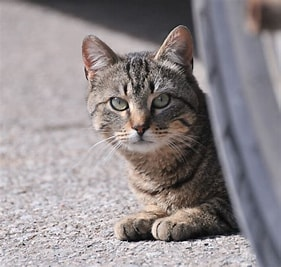
#> input picture test_images/cat.jpeg, 281 x 267 px
$ python -i pique.py   (imports and definitions only)
#> lines starting #> are read from the running program, lines starting #| are printed output that depends on the picture
import numpy as np
import scipy.signal as signal
from skimage.color import rgb2gray

def pique(img):
    '''
    Reference Paper of PIQUE Metric: https://ieeexplore.ieee.org/document/7084843

    '''

    # # import cv2
    # # import collections
    # # from itertools import chain
    # import numpy as np
    # import scipy.signal as signal
    # from skimage.color import rgb2gray
    # # import scipy.ndimage.filters as filters
    # # import scipy.special as special
    # # import scipy.optimize as optimize
    # # import skimage.io
    # # import os


    ### MSCN/NSS Image:

    def grayscale(original_image):
        image = np.array(original_image)
        if len(image.shape) == 3 and image.shape[2] == 4:
            image = image[:, :, :3]
        return rgb2gray(image)

    def normalize_kernel(kernel):
        return kernel / np.sum(kernel)

    def gaussian_kernel2d(n, sigma):
        Y, X = np.indices((n, n)) - int(n / 2)
        gaussian_kernel = 1 / (2 * np.pi * sigma ** 2) * np.exp(-(X ** 2 + Y ** 2) / (2 * sigma ** 2))
        return normalize_kernel(gaussian_kernel)

    def local_mean(image, kernel):
        return signal.convolve2d(image, kernel, 'same')

    def local_deviation(image, img_mean, kernel):
        "Vectorized approximation of local deviation"
        sigma = image ** 2
        sigma = signal.convolve2d(sigma, kernel, 'same')
        return np.sqrt(np.abs(img_mean ** 2 - sigma))

    def calculate_mscn_coefficients(image, kernel_size=6, sigma=7 / 6):
        if len(image.shape) == 3:
            image = grayscale(image)
        C = 1 / 255
        kernel = gaussian_kernel2d(kernel_size, sigma=sigma)
        mean = local_mean(image, kernel)
        var = local_deviation(image, mean, kernel)
        return (image - mean) / (var + C)

    mscn_img = calculate_mscn_coefficients(img)

    ### Determining if a block in the MSCN image is spatially active:

    def block_extract(mscn):
        # obtaining number of rows and columns in the input mscn image
        mscn_shape = np.shape(mscn)
        mscn_rows = mscn_shape[0]
        mscn_cols = mscn_shape[1]

        # setting block size to be 16 by 16 pixels
        block_size = 16

        # obtaining number of blocks extracted along each row of the mscn image
        num_blocks_row = np.round(mscn_rows/block_size,0)
        if  num_blocks_row > mscn_rows/block_size:
            num_blocks_row = num_blocks_row - 1

        # obtaining number of blocks extracted along each column of the mscn image
        num_blocks_col = np.round(mscn_cols/block_size,0)
        if  num_blocks_col > mscn_cols/block_size:
            num_blocks_col = num_blocks_col - 1

        # cropping mscn image to make sure the shape allows for an interger number of blocks to be extracted
        end_row = int(num_blocks_row*block_size)
        end_col = int(num_blocks_col*block_size)
        mscn_new = mscn[0:end_row,0:end_col]
        mscn_new = np.array(mscn_new)

        # extracting the blocks from the mscn image
        M = block_size
        N = block_size
        blocks = [mscn_new[x:x+M,y:y+N] for x in range(0,mscn_new.shape[0],M) for y in range(0,mscn_new.shape[1],N)]
        return blocks

    def extract_spatially_active_blocks(blocks):
        # spatially_active_index = []
        spatially_active_blocks = []
        for i in range(len(blocks)):
            if np.var((blocks[i]).flatten()) >= 0.1:
                spatially_active_blocks.append(blocks[i])

        return spatially_active_blocks

    ### Noticable Distortion Criterion:

    def noticable_distortion_criterion(spatially_active_blocks,block_size=16):
        ndc_true = []
        distortion_appended = False
        segment_length = 6
        segment_range = (block_size - segment_length) + 1

        # Assess each spatially active block for a given image
        for i in range(len(spatially_active_blocks)):
            block = spatially_active_blocks[i]
            # extract edges of each block
            L1 = block[0,:] # first row
            L2 = block[:,-1] # last column
            L3 = block[-1,:] # last row
            L4 = block[:,0] # first column

            # evaluate segemnts of each edge for each block to detect noticable distortion
            for j in range(segment_range):
                sd_L1 = np.sqrt(np.var(L1[(0+j):(6+j)]))
                sd_L2 = np.sqrt(np.var(L2[(0+j):(6+j)]))
                sd_L3 = np.sqrt(np.var(L3[(0+j):(6+j)]))
                sd_L4 = np.sqrt(np.var(L4[(0+j):(6+j)]))

                # if distortion is detected append 1 to the list: ndc_true
                if (sd_L1 < 0.1) or (sd_L2 < 0.1) or (sd_L3 < 0.1) or (sd_L4 < 0.1):
                    ndc_true.append(1)
                    distortion_appended = True
                    break
                else:
                    continue
            # If no distortion is found for a block - append 0 to the list: ndc_true
            if distortion_appended == False:
                ndc_true.append(0)
            distortion_appended = False

        return ndc_true

    ### Noise Criterion:

    def noise_criterion(spatially_active_blocks):
        nc_true = []
        # distortion_appended = False
        # segment_length = 6
        # segment_range = (block_size - segment_length) + 1

        # Assess each spatially active block for a given image
        for i in range(len(spatially_active_blocks)):
            block = spatially_active_blocks[i]
            centre = (block[:,7:9]).flatten()
            surrounding = (np.concatenate((block[:,0:7],block[:,9:16]),axis=1)).flatten()
            block_flat = block.flatten()

            sd_block = np.sqrt(np.var(block_flat))
            sd_centre = np.sqrt(np.var(centre))
            sd_surrounding = np.sqrt(np.var(surrounding))

            beta = np.absolute((sd_centre/sd_surrounding)-sd_block)/np.maximum((sd_centre/sd_surrounding),sd_block)

            if sd_block > beta:
                nc_true.append(1)
            elif sd_block <= beta:
                nc_true.append(0)

        return nc_true


    ### PIQUE Score function:
    def pique_score():
        blocks = block_extract(mscn_img)
        sa_blocks = extract_spatially_active_blocks(blocks)
        num_sa_blocks = len(sa_blocks)
        const = 1

        ndc_true = noticable_distortion_criterion(sa_blocks)
        nc_true = noise_criterion(sa_blocks)

        # pooling:
        Dsk = []
        for i in range(num_sa_blocks):
            var_block = np.var(sa_blocks[i])
            if ndc_true[i] == 1 and nc_true[i] == 1:
                Dsk.append(1)
            if ndc_true[i] == 1 and nc_true[i] == 0:
                Dsk.append(var_block)
            if nc_true[i] == 1 and ndc_true[i] == 0:
                Dsk.append((1-var_block))
            if nc_true[i] == 0 and ndc_true[i] == 0:
                Dsk.append(0)

        pique_value = (np.sum(Dsk) + const)/(num_sa_blocks + const)
        return pique_value


    return pique_score()

>>> import cv2
>>> picture = cv2.cvtColor(cv2.imread('test_images/cat.jpeg'), cv2.COLOR_BGR2RGB)
>>> result = pique(picture)
#> in grayscale, `return rgb2gray(image)`:
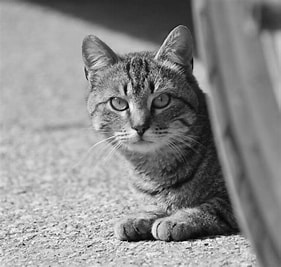
#> returned value: shape (267, 281) float64; min 0.000565, max 0.999, mean 0.55
#> in local_mean, `return signal.convolve2d(image, kernel, 'same')`:
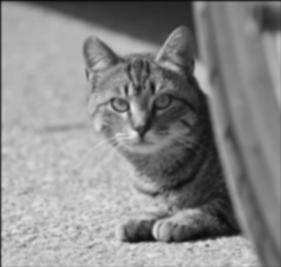
#> returned value: shape (267, 281) float64; min 0.0405, max 0.909, mean 0.544
#> in local_deviation, `sigma = image ** 2`:
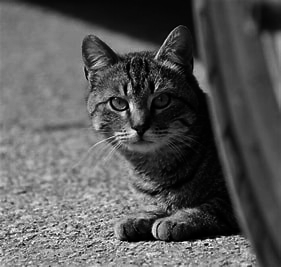
#> sigma: shape (267, 281) float64; min 3.2e-07, max 0.998, mean 0.349
#> in local_deviation, `sigma = signal.convolve2d(sigma, kernel, 'same')`:
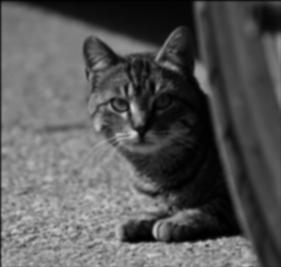
#> sigma: shape (267, 281) float64; min 0.00202, max 0.831, mean 0.345
#> in local_deviation, `return np.sqrt(np.abs(img_mean ** 2 - sigma))`:
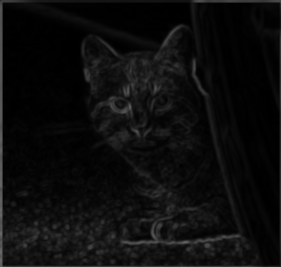
#> returned value: shape (267, 281) float64; min 0.000332, max 0.411, mean 0.0508
#> in calculate_mscn_coefficients, `return (image - mean) / (var + C)`:
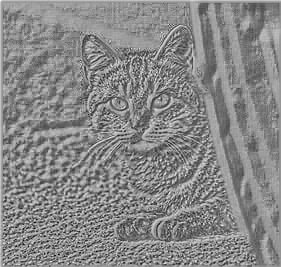
#> returned value: shape (267, 281) float64; min -3.19, max 2.86, mean 0.0365; drawn with min black and max white
#> in block_extract, `mscn_new = mscn[0:end_row,0:end_col]`:
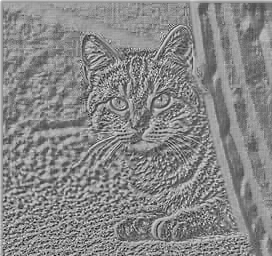
#> mscn_new: shape (256, 272) float64; min -3.19, max 2.86, mean 0.0299; drawn with min black and max white
#> in block_extract, `blocks = [mscn_new[x:x+M,y:y+N] for x in range(0,mscn_new.shape[0],M) ..`: blocks = 272 items
#> after the loop in extract_spatially_active_blocks, `for i in range(len(blocks)):`: spatially_active_blocks = 262 items
#> in pique_score, `num_sa_blocks = len(sa_blocks)`: num_sa_blocks = 262
#> after the loop in noticable_distortion_criterion, `for i in range(len(spatially_active_blocks)):`: ndc_true = 262 values, max 1 at index 0, min 0 at index 18, mean 0.408
#> the loop in noise_criterion, `for i in range(len(spatially_active_blocks)):` made 262 passes
#> (sd_block, sd_centre, sd_surrounding, beta) on passes 1 to 3: (0.575, 0.488, 0.585, 0.31), (0.427, 0.416, 0.428, 0.561), (0.356, 0.399, 0.349, 0.688)
